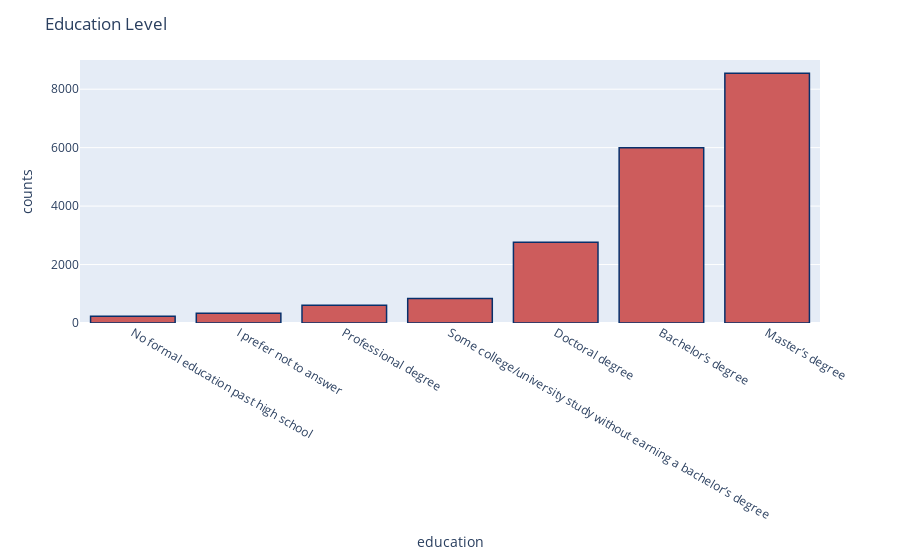

Notebook cell for this chart:
### Markdown cell above
### Visualizing Education level

### Code cell
# education level
edu_count= pd.DataFrame({'education':df["education"].value_counts().index, 'counts':df["education"].value_counts().values}).sort_values("counts")
fig = px.bar(edu_count, x='education', y='counts')
fig.update_traces(marker_color="indianred",marker_line_color='rgb(8,48,107)',
                  marker_line_width=1.5)
fig.update_layout(title_text='Education Level')
py.plot(fig, filename="edu level.html")
fig.show()

### Figure 1 — Plotly figure (JSON) as saved in the notebook; plotly's stock layout.template omitted (floating-point values rounded to 4 significant figures)
{"data": [{"alignmentgroup": "True", "hovertemplate": "education=%{x}<br>counts=%{y}<extra></extra>", "legendgroup": "", "marker": {"color": "indianred", "line": {"color": "rgb(8,48,107)", "width": 1.5}}, "name": "", "offsetgroup": "", "orientation": "v", "showlegend": false, "textposition": "auto", "type": "bar", "x": ["No formal education past high school", "I prefer not to answer", "Professional degree", "Some college/university study without earning a bachelor’s degree", "Doctoral degree", "Bachelor’s degree", "Master’s degree"], "xaxis": "x", "y": [233, 333, 611, 837, 2767, 5993, 8549], "yaxis": "y"}], "layout": {"barmode": "relative", "legend": {"tracegroupgap": 0}, "margin": {"t": 60}, "title": {"text": "Education Level"}, "xaxis": {"anchor": "y", "domain": [0, 1], "title": {"text": "education"}}, "yaxis": {"anchor": "x", "domain": [0, 1], "title": {"text": "counts"}}}}
